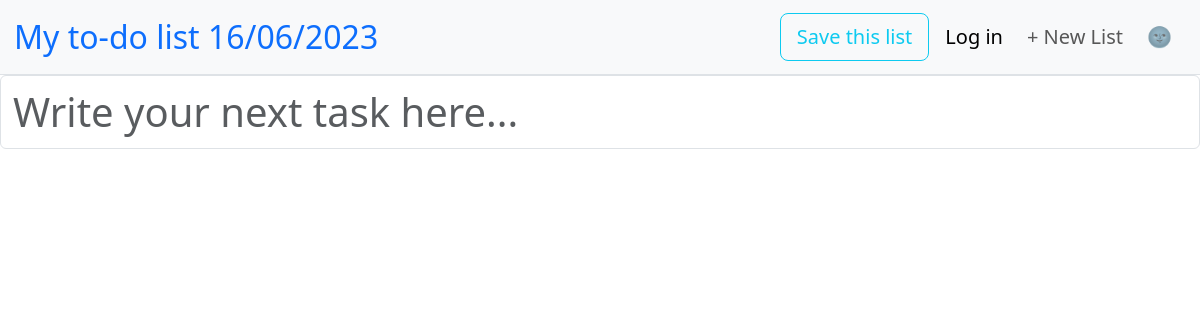
Page /1 (signed in) on the earlier database version.
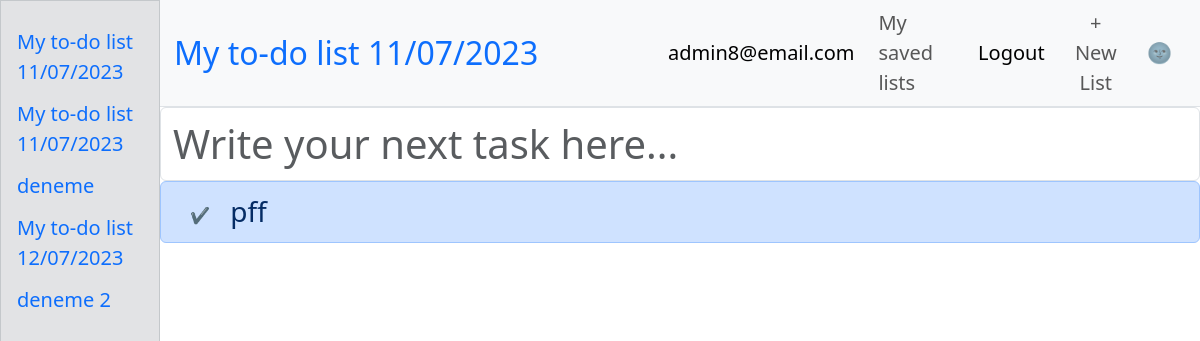
Same page on the later database version.
### main.py (models this page shows)
class TodoList(db.Model):
    __tablename__ = "lists"
    id = db.Column(db.Integer, primary_key=True)
    list_name = db.Column(db.String(100))
    user_id = db.Column(db.Integer, db.ForeignKey("users.id"))
    user = relationship("User", back_populates="all_lists")
    tasks = relationship("Todo", back_populates="parent_list")

class User(UserMixin, db.Model):
    __tablename__ = "users"
    id = db.Column(db.Integer, primary_key=True)
    email = db.Column(db.String(100), unique=True)
    password = db.Column(db.String(100))
    name = db.Column(db.String(100))
    login_with_google = db.Column(db.Boolean)
    all_lists = relationship("TodoList", back_populates="user")
    tasks = relationship("Todo", back_populates="user")

class Todo(db.Model):
    __tablename__ = "todo_tasks"
    id = db.Column(db.Integer, primary_key=True)
    list_id = db.Column(db.Integer, db.ForeignKey("lists.id"))
    user_id = db.Column(db.Integer, db.ForeignKey("users.id"))
    parent_list = relationship("TodoList", back_populates="tasks")
    user = relationship("User", back_populates="tasks")
    task = db.Column(db.String(200))
    starred = db.Column(db.Boolean)
    complete = db.Column(db.Boolean)

### main.py (the view)
@app.route("/<int:list_id>")
def show_list(list_id):
    global is_dark, list_name
    list_to_show = db.get_or_404(TodoList, list_id)
    todos = db.session.execute(db.select(Todo).filter_by(list_id=list_id)).scalars()
    return render_template("list.html", todo_list=todos.all(),
                           is_dark=is_dark,
                           list_id=list_id,
                           list_name=list_to_show.list_name,
                           current_user=current_user,
                           path=get_path()
                           )

### main.py (called while the page is built)
@login_manager.user_loader
def load_user(user_id):
    return db.session.execute(db.select(User).filter_by(id=int(user_id))).scalar()

def get_path():
    return request.full_path

### templates/list.html (shortened to what this page needs)
<!doctype html>
{% if is_dark: %}
<html lang="en" data-bs-theme="dark">
{% else %}
<html lang="en">
{% endif %}
<head>
        <link href="https://cdn.jsdelivr.net/npm/bootstrap@5.3.0-alpha3/dist/css/bootstrap.min.css" rel="stylesheet">
    <link rel="stylesheet" href="{{url_for('static', filename='styles.css')}}" />
</head>
<body>
{% if current_user.is_authenticated: %}
    <nav class="navbar navbarr navbar-expand-lg bg-body-tertiary mb-0 border-bottom">
        {% else %}
         <nav class="navbar navbar-expand-lg bg-body-tertiary mb-0 border-bottom">
             {% endif %}
  <div class="container-fluid">
      <form method="post" action="/change_list_name">
    <input type="text" class="navbar-brand fs-2 list-name border border-0 bg-body-tertiary"
           title="Click and hit enter to change list name" placeholder="{{list_name}}"
           autocomplete="off" name="list-name-input">
          </form>
<div class="collapse navbar-collapse" id="navbarSupportedContent">
      <ul class="navbar-nav ms-auto align-items-center">
          <li class="nav-item me-2">
        {% if not current_user.is_authenticated: %}
      <a class="btn btn-lg btn-outline-info" href="/save_list/{{list_id}}">Save this list</a>
          </li>
        <li class="nav-item me-2">
          <a class="nav-link active fs-5 login-link" aria-current="page" href="/save_list/{{list_id}}">Log in</a>
              </li>
              {% else: %}
          {% if not current_user.login_with_google: %}
             <li class="nav-item me-2">
          <a class="nav-link active fs-5" aria-current="page" href="/account" title="Click for account settings">
              {{current_user.email}}
              </a>
        </li>
          {% endif %}
          <li class="nav-item me-2">
          <a class="nav-link fs-5" aria-current="page" href="/">My saved lists</a>
        </li>
        <li class="nav-item me-2">
              <a class="nav-link active fs-5 login-link" aria-current="page" href="/logout">Logout</a>
                {% endif %}
        </li>
        <li class="nav-item me-2">
        {% if current_user.is_authenticated: %}
             <a class="text-decoration-none" href="/new"><button type="button" class="nav-link fs-5 add-new-list btn" data-bs-toggle="modal" data-bs-target="#exampleModal">
  + New List
</button>
                 </a>
            {% else %}
             <button type="button" class="nav-link fs-5 add-new-list btn" data-bs-toggle="modal" data-bs-target="#exampleModal">
  + New List
</button>
            {% endif %}
        </li>
          <li class="nav-item me-2">
           {% if is_dark: %}
          <a class="nav-link fs-5 add-new-list" href="/dark/{{path}}" title="Turn light mode">🌝</a>
            {% else %}
            <a class="nav-link fs-5 add-new-list" href="/dark/{{path}}" title="Turn dark mode">🌚</a>
            {% endif %}
        </li>
      </ul>
    </div>
  </div>
</nav>
{% if current_user.is_authenticated: %}
    <div class="sidenav text-secondary-emphasis bg-secondary-subtle border border-secondary-subtle">
{% for list in current_user.all_lists %}
  <a class="" href="{{url_for('show_list', list_id=list.id)}}">{{list.list_name}}</a>
{% endfor %}
</div>
    {% endif %}
        {% if current_user.is_authenticated: %}
    <div class="main">
        {% else %}
        <div>
            {% endif %}
<form method="POST" action="/add">
  <div class="mb-0">
    <input name="task" placeholder="Write your next task here..."  class="form-control fs-1 new-task" autofocus>
  </div>
</form>
    <ul class="list-group fs-3">
    {% for todo in todo_list %}
    {% if not todo.complete and not todo.starred: %}
    <li class="list-group-item list-group-item-primary">
      <a class="btn" href="/update/{{todo.id}}">✔</a>
    <p class="fs-3">{{todo.task}}</p>
  </li>
        {% endif %}
{% endfor %}
 </ul>
</body>
</html>

Differences in the rows shown:
now on one of the page's lists (row edited): TodoList: list_name "My to-do list 11/07/2023"
changed TodoList (number 1 of 5 on the later page): list-name-input "My to-do list 16/06/2023" → "My to-do list 11/07/2023"
now on this page (row edited): User: email "admin8@email.com"
now on this page (row edited): TodoList: list_name "My to-do list 11/07/2023"
now on this page (row edited): TodoList: list_name "deneme"
now on this page (row edited): TodoList: list_name "My to-do list 12/07/2023"
now on this page (row edited): TodoList: list_name "deneme 2"
added Todo: task "pff"
Other differences:
text no longer shown: "Save this list Log in"
text now shown: "My saved lists Logout"
